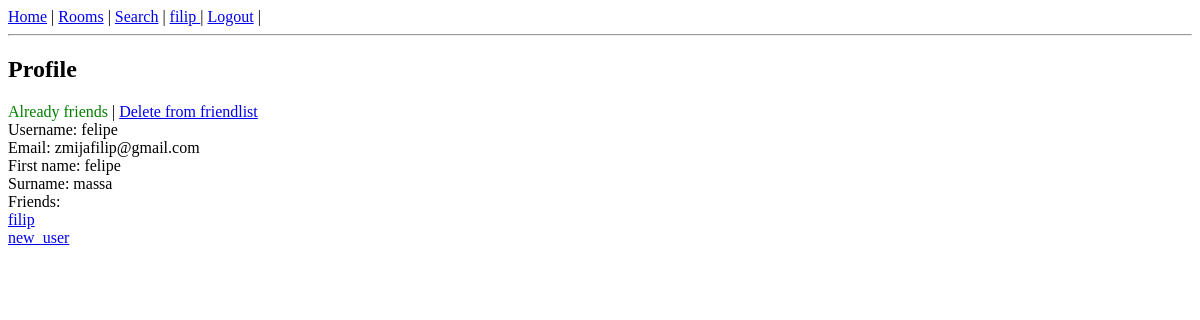
Before: /user/felipe (signed in) with the older database file.
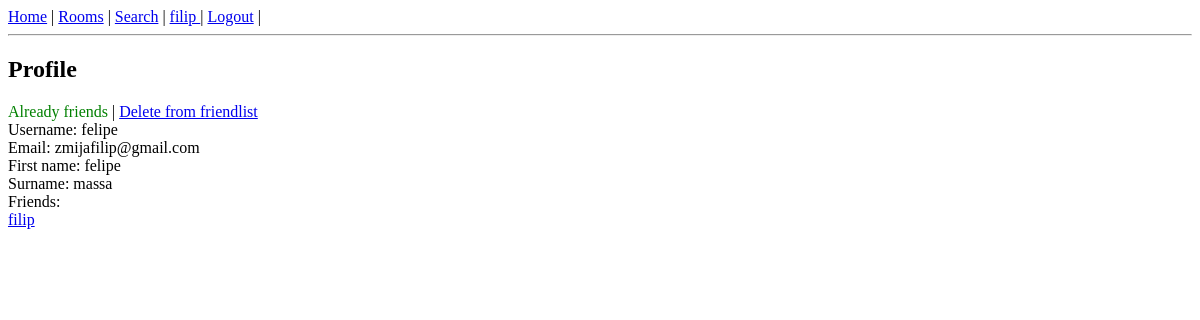
After: the same page with the newer database file.
### viperchat/models.py (models this page shows)
class User(AbstractUser):
    friends = models.ManyToManyField('self', blank=True)
    username = models.SlugField(unique=True, max_length=150)

### viperchat/views.py (the view)
# urls.py: path('user/<slug:username>', vchat.UserProfile.as_view(), name='user_detail'),
class UserProfile(DetailView):
    model = User
    template_name = 'viperchat/user_profile.html'
    context_object_name = 'user'
    def get_object(self, queryset=None):
        username = self.kwargs['username']
        user = User.objects.get(username=username)
        return user
    def get_context_data(self, **kwargs):
        context = super().get_context_data(**kwargs)
        friend_request = FriendRequest.objects.filter(sender=self.request.user, receiver=self.get_object())
        friend_request_mirror = FriendRequest.objects.filter(sender=self.get_object(), receiver=self.request.user)
        user_rooms = Room.objects.filter(creator=self.request.user)
        context['friend_request'] = friend_request
        context['friend_request_mirror'] = friend_request_mirror
        context['user_rooms'] = user_rooms
        return context

### templates/viperchat/user_profile.html (shortened to what this page needs)
{% extends 'viperchat/base.html' %}
{% block content %}
<h2>Profile</h2>
{% if request.user == user %}
<a href="{% url 'edit_profile' user.username %}">Edit profile</a> |
<a href="{% url 'notification_list' user.username %}">Notifications</a> |
<a href="{% url 'friend_request_list' user.username %}">Friend requests</a> |
<a href="{% url 'logged_user_rooms' user.username %}">Your rooms</a><br>
{% else %}
{% if friend_request.exists %}
    {% for request in friend_request %}
    {% if request.status == 'waiting' %}
        <a href="{% url 'friend_request_delete' request.pk %}">Cancel friend request</a><br>
    {% endif %}
    {% endfor %}
{% elif request.user in user.friends.all %}
<span style="color : green">Already friends</span> | <a href="{% url 'delete_friend' user.username %}">Delete from friendlist</a><br>
{% elif friend_request_mirror.exists %}
    {% for request in friend_request_mirror%}
    <a href="{% url 'friend_request_detail' request.pk %}">User sent you invitation</a><br>
    {% endfor %}
{% else %}
    <a href="{% url 'friend_notification' user.username %}">Add friend</a><br>
{% endif %}
{% endif %}
Username: {{ user.username }} <br>
Email: {{ user.email }}<br>
First name: {{ user.first_name }}<br>
Surname: {{ user.last_name }}<br>
Friends: <br>{% for friend in user.friends.all %}
            <a href="{% url 'user_detail' friend.username %}">{{ friend.username }} <br>
        {% endfor %}
{% endblock %}

### templates/viperchat/base.html (shortened to what this page needs)
<!DOCTYPE html>
<html lang="en">
<head>
</head>
<body>
    <a href="{% url 'home' %}">Home</a> |
    <a href="{% url 'rooms' %}">Rooms</a> |
    <a href="{% url 'search' %}">Search</a> |
    {% if user.is_authenticated %}
        <a href="{% url 'user_detail' request.user.username %}">{{ request.user.username }} </a> |
        <a href="{% url 'account_logout' %}">Logout</a> |
    {% else %}
        <a href="{% url 'account_login' %}">Login</a> |
        <a href="{% url 'account_signup' %}">Register</a> |
    {% endif %}
    <hr>
    {% block content %}{% endblock %}
</body>
</html>

Changed rows visible on the page:
no longer on this page (row edited): User: username "new_user"
